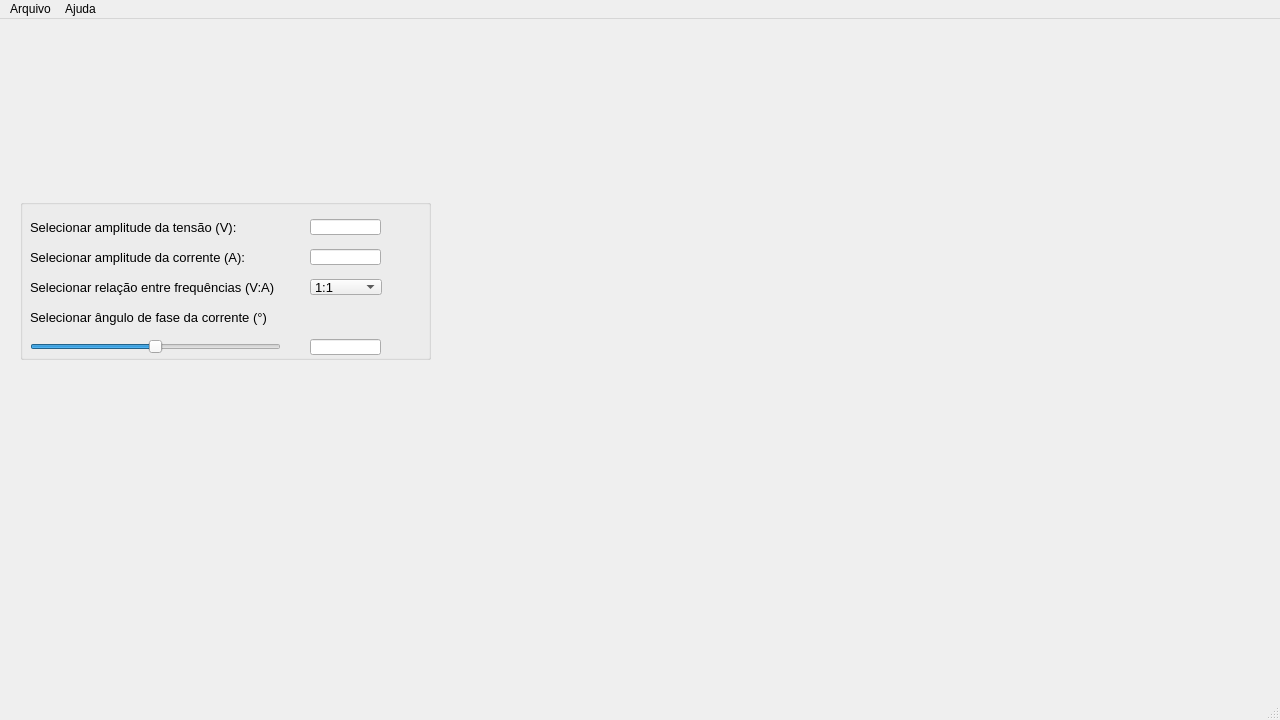
<?xml version="1.0" encoding="UTF-8"?>
<ui version="4.0">
 <class>MainWindow</class>
 <widget class="QMainWindow" name="MainWindow">
  <property name="enabled">
   <bool>true</bool>
  </property>
  <property name="geometry">
   <rect>
    <x>0</x>
    <y>0</y>
    <width>1280</width>
    <height>720</height>
   </rect>
  </property>
  <property name="windowTitle">
   <string>ValoresInstantaneos</string>
  </property>
  <property name="inputMethodHints">
   <set>Qt::InputMethodHint::ImhNone</set>
  </property>
  <widget class="QWidget" name="centralwidget">
   <property name="contextMenuPolicy">
    <enum>Qt::ContextMenuPolicy::NoContextMenu</enum>
   </property>
   <widget class="QCustomPlot" name="sine" native="true">
    <property name="geometry">
     <rect>
      <x>440</x>
      <y>20</y>
      <width>411</width>
      <height>321</height>
     </rect>
    </property>
   </widget>
   <widget class="QCustomPlot" name="liss" native="true">
    <property name="geometry">
     <rect>
      <x>440</x>
      <y>350</y>
      <width>411</width>
      <height>321</height>
     </rect>
    </property>
   </widget>
   <widget class="QCustomPlot" name="vector" native="true">
    <property name="geometry">
     <rect>
      <x>860</x>
      <y>20</y>
      <width>411</width>
      <height>321</height>
     </rect>
    </property>
   </widget>
   <widget class="QLabel" name="logo">
    <property name="geometry">
     <rect>
      <x>20</x>
      <y>20</y>
      <width>351</width>
      <height>151</height>
     </rect>
    </property>
    <property name="text">
     <string/>
    </property>
   </widget>
   <widget class="QCustomPlot" name="power" native="true">
    <property name="geometry">
     <rect>
      <x>860</x>
      <y>350</y>
      <width>411</width>
      <height>321</height>
     </rect>
    </property>
   </widget>
   <widget class="QGroupBox" name="groupBox">
    <property name="geometry">
     <rect>
      <x>20</x>
      <y>180</y>
      <width>411</width>
      <height>161</height>
     </rect>
    </property>
    <property name="font">
     <font>
      <pointsize>10</pointsize>
     </font>
    </property>
    <property name="title">
     <string/>
    </property>
    <widget class="QComboBox" name="freqList">
     <property name="geometry">
      <rect>
       <x>290</x>
       <y>80</y>
       <width>72</width>
       <height>16</height>
      </rect>
     </property>
     <item>
      <property name="text">
       <string>1:1</string>
      </property>
     </item>
     <item>
      <property name="text">
       <string>1:2</string>
      </property>
     </item>
     <item>
      <property name="text">
       <string>1:3</string>
      </property>
     </item>
     <item>
      <property name="text">
       <string>2:3</string>
      </property>
     </item>
     <item>
      <property name="text">
       <string>3:4</string>
      </property>
     </item>
     <item>
      <property name="text">
       <string>4:5</string>
      </property>
     </item>
     <item>
      <property name="text">
       <string>5:6</string>
      </property>
     </item>
    </widget>
    <widget class="QLineEdit" name="vamp_txt">
     <property name="geometry">
      <rect>
       <x>290</x>
       <y>20</y>
       <width>71</width>
       <height>16</height>
      </rect>
     </property>
     <property name="font">
      <font>
       <pointsize>8</pointsize>
      </font>
     </property>
     <property name="inputMethodHints">
      <set>Qt::InputMethodHint::ImhNone</set>
     </property>
    </widget>
    <widget class="QSlider" name="phase_slider">
     <property name="geometry">
      <rect>
       <x>10</x>
       <y>140</y>
       <width>251</width>
       <height>16</height>
      </rect>
     </property>
     <property name="inputMethodHints">
      <set>Qt::InputMethodHint::ImhNone</set>
     </property>
     <property name="minimum">
      <number>-90</number>
     </property>
     <property name="maximum">
      <number>90</number>
     </property>
     <property name="orientation">
      <enum>Qt::Orientation::Horizontal</enum>
     </property>
    </widget>
    <widget class="QLabel" name="label_3">
     <property name="geometry">
      <rect>
       <x>10</x>
       <y>20</y>
       <width>251</width>
       <height>17</height>
      </rect>
     </property>
     <property name="text">
      <string>Selecionar amplitude da tensão (V):</string>
     </property>
    </widget>
    <widget class="QLabel" name="label_4">
     <property name="geometry">
      <rect>
       <x>10</x>
       <y>50</y>
       <width>251</width>
       <height>17</height>
      </rect>
     </property>
     <property name="text">
      <string>Selecionar amplitude da corrente (A):</string>
     </property>
    </widget>
    <widget class="QLineEdit" name="phase_txt">
     <property name="geometry">
      <rect>
       <x>290</x>
       <y>140</y>
       <width>71</width>
       <height>16</height>
      </rect>
     </property>
     <property name="font">
      <font>
       <pointsize>8</pointsize>
      </font>
     </property>
     <property name="inputMethodHints">
      <set>Qt::InputMethodHint::ImhNone</set>
     </property>
    </widget>
    <widget class="QLabel" name="label">
     <property name="geometry">
      <rect>
       <x>10</x>
       <y>110</y>
       <width>251</width>
       <height>17</height>
      </rect>
     </property>
     <property name="text">
      <string>Selecionar ângulo de fase da corrente (°)</string>
     </property>
    </widget>
    <widget class="QLabel" name="label_5">
     <property name="geometry">
      <rect>
       <x>10</x>
       <y>80</y>
       <width>251</width>
       <height>17</height>
      </rect>
     </property>
     <property name="text">
      <string>Selecionar relação entre frequências (V:A)</string>
     </property>
    </widget>
    <widget class="QLineEdit" name="iamp_txt">
     <property name="geometry">
      <rect>
       <x>290</x>
       <y>50</y>
       <width>71</width>
       <height>16</height>
      </rect>
     </property>
     <property name="font">
      <font>
       <pointsize>8</pointsize>
      </font>
     </property>
     <property name="inputMethodHints">
      <set>Qt::InputMethodHint::ImhNone</set>
     </property>
    </widget>
   </widget>
   <zorder>groupBox</zorder>
   <zorder>sine</zorder>
   <zorder>liss</zorder>
   <zorder>vector</zorder>
   <zorder>logo</zorder>
   <zorder>power</zorder>
  </widget>
  <widget class="QMenuBar" name="menubar">
   <property name="geometry">
    <rect>
     <x>0</x>
     <y>0</y>
     <width>1280</width>
     <height>20</height>
    </rect>
   </property>
   <widget class="QMenu" name="menuFile">
    <property name="title">
     <string>Arquivo</string>
    </property>
   </widget>
   <widget class="QMenu" name="menuAjuda">
    <property name="title">
     <string>Ajuda</string>
    </property>
    <addaction name="actionSobre"/>
   </widget>
   <addaction name="menuFile"/>
   <addaction name="menuAjuda"/>
  </widget>
  <widget class="QStatusBar" name="statusbar"/>
  <action name="actionNew_File_Ctrl_N">
   <property name="text">
    <string>New File (Ctrl+N)</string>
   </property>
  </action>
  <action name="action1_1">
   <property name="checkable">
    <bool>true</bool>
   </property>
   <property name="checked">
    <bool>true</bool>
   </property>
   <property name="text">
    <string>1:1</string>
   </property>
  </action>
  <action name="action2_1">
   <property name="checkable">
    <bool>true</bool>
   </property>
   <property name="text">
    <string>1:2</string>
   </property>
  </action>
  <action name="action1_3">
   <property name="checkable">
    <bool>true</bool>
   </property>
   <property name="text">
    <string>1:3</string>
   </property>
  </action>
  <action name="action2_3">
   <property name="checkable">
    <bool>true</bool>
   </property>
   <property name="text">
    <string>2:3</string>
   </property>
  </action>
  <action name="action3_4">
   <property name="checkable">
    <bool>true</bool>
   </property>
   <property name="text">
    <string>3:4</string>
   </property>
  </action>
  <action name="action4_5">
   <property name="checkable">
    <bool>true</bool>
   </property>
   <property name="text">
    <string>4:5</string>
   </property>
  </action>
  <action name="action5_6">
   <property name="checkable">
    <bool>true</bool>
   </property>
   <property name="text">
    <string>5:6</string>
   </property>
  </action>
  <action name="actionSobre">
   <property name="text">
    <string>Sobre</string>
   </property>
  </action>
 </widget>
 <customwidgets>
  <customwidget>
   <class>QCustomPlot</class>
   <extends>QWidget</extends>
   <header>qcustomplot.h</header>
   <container>1</container>
  </customwidget>
 </customwidgets>
 <resources/>
 <connections/>
</ui>
